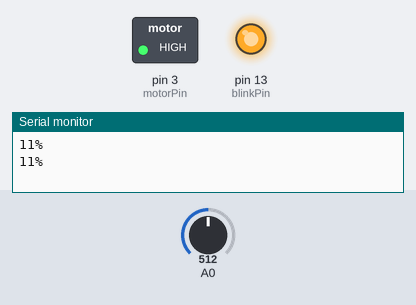
Simulated run of this sketch. Board: Arduino Uno, built with avr-gcc and run on an emulated ATmega328P. On the bench: switched loads named in the sketch (green lamp = pin HIGH), output pins drawn as LEDs (lit = HIGH), the last lines printed to the serial monitor. The test bench sets the inputs (shaded band); at power-on: A0 = 512.

Above: at 3.8 s.
3.9 s: A0 set to 441
7.8 s: A0 set to 417
At 10.2 s:
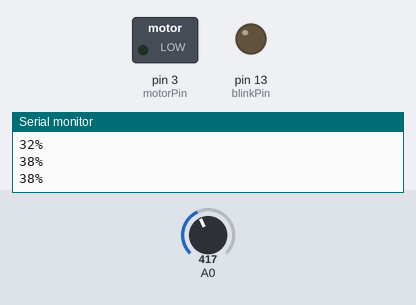
11.7 s: A0 set to 511
At 12.5 s:
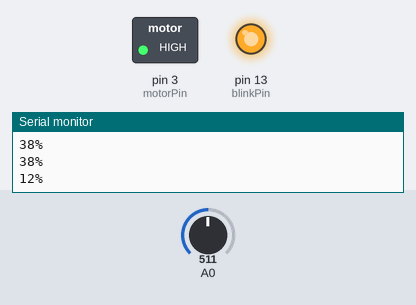
15.6 s: A0 set to 306
At 18.3 s:
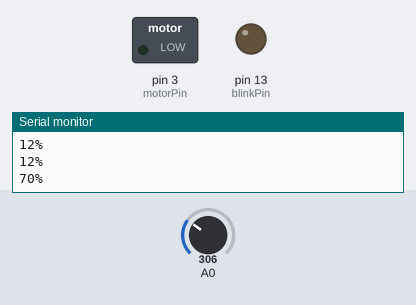
Timing chart, 0 to 19.8 s (numbered marks = the images above; inputs shaded):
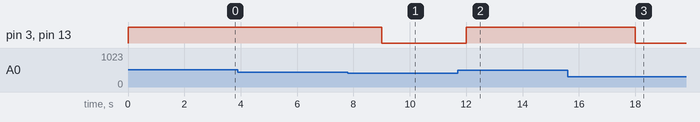

Measured:
- the behaviour switches between 431 and 430 on A0 (found by bisection; images 0 and 1)
- after the input at 7.8 s, pin 3 (motorPin), pin 13 (blinkPin): HIGH → LOW after 1.2 s
- after the input at 11.7 s, pin 3 (motorPin), pin 13 (blinkPin): LOW → HIGH after 0.30 s
- after the input at 15.6 s, pin 3 (motorPin), pin 13 (blinkPin): HIGH → LOW after 2.4 s

The sketch:

irigatorAutomatV2.ino
```cpp
const int dry = 550;
const int wet = 200;
int motorPin = 3; // pin pentru pompa
int blinkPin = 13;
int watertime = 3; // in secunde
int waittime = 1; // in minute

void setup()
{
  pinMode(motorPin, OUTPUT);
  pinMode(blinkPin, OUTPUT);
  Serial.begin(9600);
}

void loop()
{
  int moisturePin = analogRead(A0); // citeste valoarea senzorului de umezeala
  int percentage = map(moisturePin, wet, dry, 100, 0);
  Serial.print(percentage);
  Serial.println("%");
  if (percentage < 35) { // daca scade sub 35%, atunci incepe sa actioneze pompa
    digitalWrite(motorPin, HIGH);
    digitalWrite(blinkPin, HIGH);
    delay(watertime * 1000);
  }
  else {
    digitalWrite(motorPin, LOW);
    digitalWrite(blinkPin, LOW);
    delay(waittime * 1000);
  }

}
```
